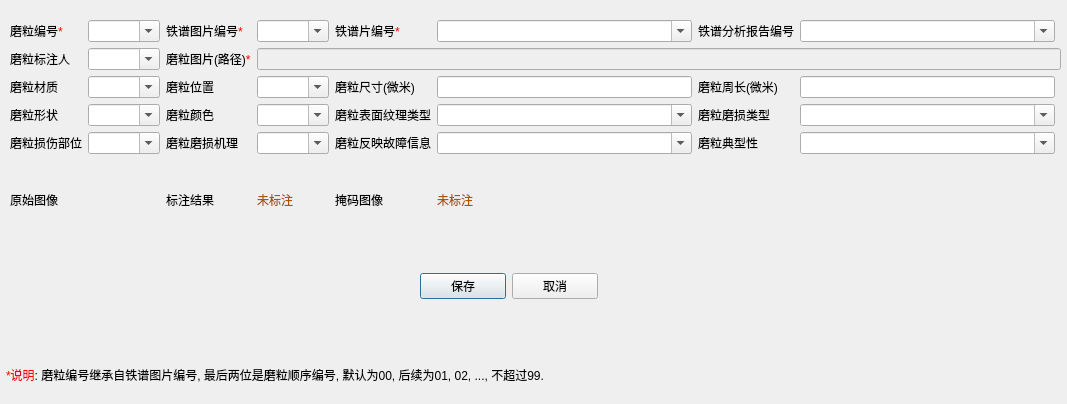
<?xml version="1.0" encoding="UTF-8"?>
<ui version="4.0">
 <class>MoliProperties</class>
 <widget class="QDialog" name="MoliProperties">
  <property name="geometry">
   <rect>
    <x>0</x>
    <y>0</y>
    <width>1067</width>
    <height>404</height>
   </rect>
  </property>
  <property name="windowTitle">
   <string>磨粒属性</string>
  </property>
  <widget class="QWidget" name="layoutWidget_2">
   <property name="geometry">
    <rect>
     <x>10</x>
     <y>20</y>
     <width>1051</width>
     <height>220</height>
    </rect>
   </property>
   <layout class="QGridLayout" name="gridLayout_17">
    <item row="3" column="2">
     <widget class="QComboBox" name="_comboBoxMoliGuy">
      <property name="editable">
       <bool>true</bool>
      </property>
     </widget>
    </item>
    <item row="0" column="2">
     <widget class="QComboBox" name="_comboBoxMoliID">
      <property name="editable">
       <bool>true</bool>
      </property>
     </widget>
    </item>
    <item row="7" column="4">
     <widget class="QLabel" name="_labelResultImage">
      <property name="text">
       <string>&lt;html&gt;&lt;head/&gt;&lt;body&gt;&lt;p&gt;&lt;span style=&quot; color:#aa5500;&quot;&gt;未标注&lt;/span&gt;&lt;/p&gt;&lt;/body&gt;&lt;/html&gt;</string>
      </property>
     </widget>
    </item>
    <item row="5" column="3">
     <widget class="QLabel" name="label_121">
      <property name="text">
       <string>磨粒颜色</string>
      </property>
     </widget>
    </item>
    <item row="4" column="0" colspan="2">
     <widget class="QLabel" name="label_109">
      <property name="text">
       <string>磨粒材质</string>
      </property>
     </widget>
    </item>
    <item row="3" column="0" colspan="2">
     <widget class="QLabel" name="label_118">
      <property name="text">
       <string>磨粒标注人</string>
      </property>
     </widget>
    </item>
    <item row="4" column="6">
     <widget class="QLineEdit" name="_editMoliSize"/>
    </item>
    <item row="6" column="3">
     <widget class="QLabel" name="label_122">
      <property name="text">
       <string>磨粒磨损机理</string>
      </property>
     </widget>
    </item>
    <item row="3" column="3">
     <widget class="QLabel" name="label_113">
      <property name="text">
       <string>&lt;html&gt;&lt;head/&gt;&lt;body&gt;&lt;p&gt;磨粒图片(路径)&lt;span style=&quot; color:#ff0000;&quot;&gt;*&lt;/span&gt;&lt;/p&gt;&lt;/body&gt;&lt;/html&gt;</string>
      </property>
     </widget>
    </item>
    <item row="5" column="5">
     <widget class="QLabel" name="label_124">
      <property name="text">
       <string>磨粒表面纹理类型</string>
      </property>
     </widget>
    </item>
    <item row="0" column="0" colspan="2">
     <widget class="QLabel" name="label_116">
      <property name="text">
       <string>&lt;html&gt;&lt;head/&gt;&lt;body&gt;&lt;p&gt;磨粒编号&lt;span style=&quot; color:#ff0000;&quot;&gt;*&lt;/span&gt;&lt;/p&gt;&lt;/body&gt;&lt;/html&gt;</string>
      </property>
     </widget>
    </item>
    <item row="7" column="5">
     <widget class="QLabel" name="label_131">
      <property name="text">
       <string>掩码图像</string>
      </property>
     </widget>
    </item>
    <item row="4" column="5">
     <widget class="QLabel" name="label_123">
      <property name="text">
       <string>磨粒尺寸(微米)</string>
      </property>
     </widget>
    </item>
    <item row="4" column="8">
     <widget class="QLineEdit" name="_editMoliLength"/>
    </item>
    <item row="7" column="2">
     <widget class="QLabel" name="_labelOriginalImage">
      <property name="sizePolicy">
       <sizepolicy hsizetype="Preferred" vsizetype="Preferred">
        <horstretch>0</horstretch>
        <verstretch>0</verstretch>
       </sizepolicy>
      </property>
      <property name="text">
       <string/>
      </property>
     </widget>
    </item>
    <item row="0" column="7">
     <widget class="QLabel" name="label_132">
      <property name="text">
       <string>铁谱分析报告编号</string>
      </property>
     </widget>
    </item>
    <item row="5" column="2">
     <widget class="QComboBox" name="_comboBoxMoliShape">
      <property name="editable">
       <bool>true</bool>
      </property>
     </widget>
    </item>
    <item row="0" column="3">
     <widget class="QLabel" name="label_111">
      <property name="text">
       <string>&lt;html&gt;&lt;head/&gt;&lt;body&gt;&lt;p&gt;铁谱图片编号&lt;span style=&quot; color:#ff0000;&quot;&gt;*&lt;/span&gt;&lt;/p&gt;&lt;/body&gt;&lt;/html&gt;</string>
      </property>
     </widget>
    </item>
    <item row="0" column="5">
     <widget class="QLabel" name="label_112">
      <property name="text">
       <string>&lt;html&gt;&lt;head/&gt;&lt;body&gt;&lt;p&gt;铁谱片编号&lt;span style=&quot; color:#ff0000;&quot;&gt;*&lt;/span&gt;&lt;/p&gt;&lt;/body&gt;&lt;/html&gt;</string>
      </property>
     </widget>
    </item>
    <item row="4" column="7">
     <widget class="QLabel" name="label_126">
      <property name="text">
       <string>磨粒周长(微米)</string>
      </property>
     </widget>
    </item>
    <item row="4" column="2">
     <widget class="QComboBox" name="_comboBoxMoliProperty">
      <property name="editable">
       <bool>true</bool>
      </property>
     </widget>
    </item>
    <item row="7" column="0" colspan="2">
     <widget class="QLabel" name="label_129">
      <property name="text">
       <string>原始图像</string>
      </property>
     </widget>
    </item>
    <item row="4" column="3">
     <widget class="QLabel" name="label_120">
      <property name="text">
       <string>磨粒位置</string>
      </property>
     </widget>
    </item>
    <item row="7" column="3">
     <widget class="QLabel" name="label_130">
      <property name="text">
       <string>标注结果</string>
      </property>
     </widget>
    </item>
    <item row="0" column="4">
     <widget class="QComboBox" name="_comboBoxMoliImageID">
      <property name="editable">
       <bool>true</bool>
      </property>
     </widget>
    </item>
    <item row="7" column="6">
     <widget class="QLabel" name="_labelMaskImage">
      <property name="text">
       <string>&lt;html&gt;&lt;head/&gt;&lt;body&gt;&lt;p&gt;&lt;span style=&quot; color:#aa5500;&quot;&gt;未标注&lt;/span&gt;&lt;/p&gt;&lt;/body&gt;&lt;/html&gt;</string>
      </property>
     </widget>
    </item>
    <item row="5" column="0" colspan="2">
     <widget class="QLabel" name="label_110">
      <property name="text">
       <string>磨粒形状</string>
      </property>
     </widget>
    </item>
    <item row="0" column="6">
     <widget class="QComboBox" name="_comboBoxMoliPianID">
      <property name="editable">
       <bool>true</bool>
      </property>
     </widget>
    </item>
    <item row="5" column="7">
     <widget class="QLabel" name="label_127">
      <property name="text">
       <string>磨粒磨损类型</string>
      </property>
     </widget>
    </item>
    <item row="0" column="8">
     <widget class="QComboBox" name="_comboBoxMoliReportID">
      <property name="editable">
       <bool>true</bool>
      </property>
     </widget>
    </item>
    <item row="3" column="4" colspan="6">
     <widget class="QLineEdit" name="_editMoliPath">
      <property name="enabled">
       <bool>false</bool>
      </property>
     </widget>
    </item>
    <item row="5" column="4">
     <widget class="QComboBox" name="_comboBoxMoliColor">
      <property name="editable">
       <bool>true</bool>
      </property>
     </widget>
    </item>
    <item row="6" column="4">
     <widget class="QComboBox" name="_comboBoxMoliErodeReason">
      <property name="editable">
       <bool>true</bool>
      </property>
     </widget>
    </item>
    <item row="4" column="4">
     <widget class="QComboBox" name="_comboBoxMoliPosition">
      <property name="editable">
       <bool>true</bool>
      </property>
     </widget>
    </item>
    <item row="5" column="8">
     <widget class="QComboBox" name="_comboBoxMoliErodeType">
      <property name="editable">
       <bool>true</bool>
      </property>
     </widget>
    </item>
    <item row="6" column="0" colspan="2">
     <widget class="QLabel" name="label_114">
      <property name="text">
       <string>磨粒损伤部位</string>
      </property>
     </widget>
    </item>
    <item row="5" column="6">
     <widget class="QComboBox" name="_comboBoxMoliSurface">
      <property name="editable">
       <bool>true</bool>
      </property>
     </widget>
    </item>
    <item row="6" column="6">
     <widget class="QComboBox" name="_comboBoxMoliGivenInfo">
      <property name="editable">
       <bool>true</bool>
      </property>
     </widget>
    </item>
    <item row="6" column="5">
     <widget class="QLabel" name="label_125">
      <property name="text">
       <string>磨粒反映故障信息</string>
      </property>
     </widget>
    </item>
    <item row="6" column="7">
     <widget class="QLabel" name="label_128">
      <property name="text">
       <string>磨粒典型性</string>
      </property>
     </widget>
    </item>
    <item row="6" column="8">
     <widget class="QComboBox" name="_comboBoxMoliTypical">
      <property name="editable">
       <bool>true</bool>
      </property>
     </widget>
    </item>
    <item row="6" column="2">
     <widget class="QComboBox" name="_comboBoxMoliErodePart">
      <property name="editable">
       <bool>true</bool>
      </property>
     </widget>
    </item>
   </layout>
  </widget>
  <widget class="QWidget" name="layoutWidget">
   <property name="geometry">
    <rect>
     <x>420</x>
     <y>270</y>
     <width>178</width>
     <height>32</height>
    </rect>
   </property>
   <layout class="QGridLayout" name="gridLayout">
    <item row="0" column="0">
     <widget class="QPushButton" name="pushButton">
      <property name="text">
       <string>保存</string>
      </property>
     </widget>
    </item>
    <item row="0" column="1">
     <widget class="QPushButton" name="pushButton_2">
      <property name="text">
       <string>取消</string>
      </property>
     </widget>
    </item>
   </layout>
  </widget>
  <widget class="QLabel" name="label_133">
   <property name="geometry">
    <rect>
     <x>6</x>
     <y>350</y>
     <width>661</width>
     <height>51</height>
    </rect>
   </property>
   <property name="text">
    <string>&lt;html&gt;&lt;head/&gt;&lt;body&gt;&lt;p&gt;&lt;span style=&quot; color:#ff0000;&quot;&gt;*说明&lt;/span&gt;: 磨粒编号继承自铁谱图片编号, 最后两位是磨粒顺序编号, 默认为00, 后续为01, 02, ..., 不超过99.&lt;/p&gt;&lt;/body&gt;&lt;/html&gt;</string>
   </property>
  </widget>
 </widget>
 <resources/>
 <connections/>
</ui>
